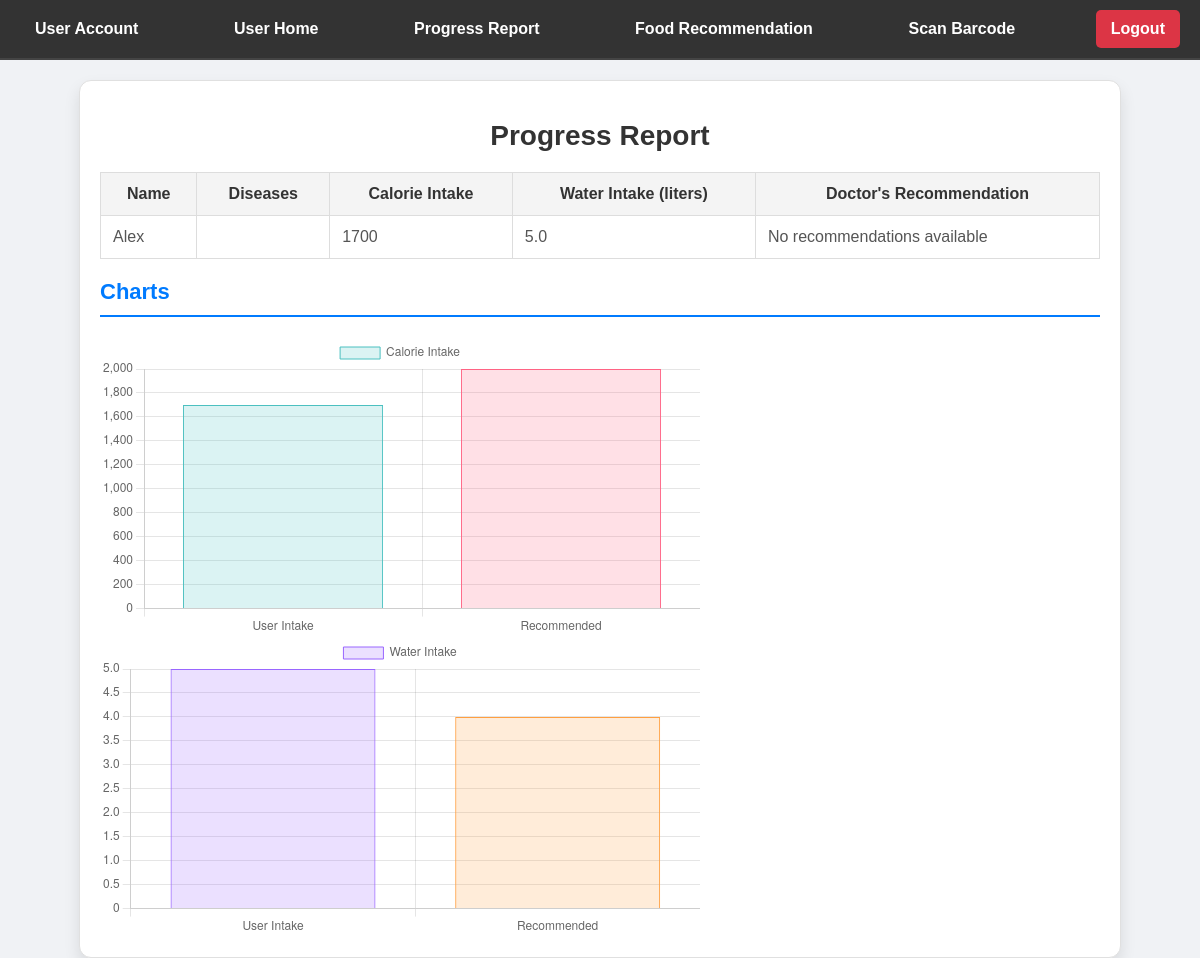
Before: /progress_report (signed in) with the older database file.
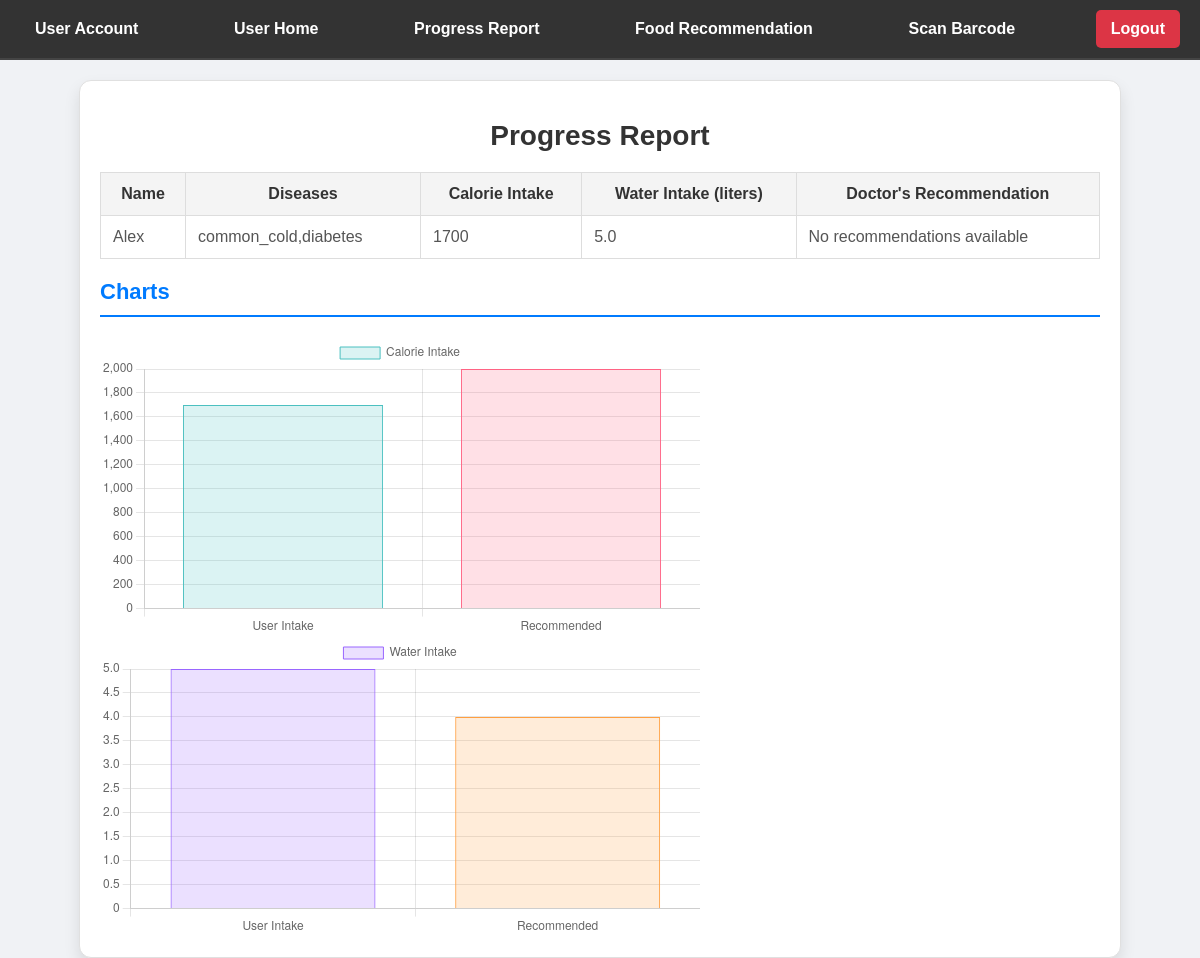
After: the same page with the newer database file.
### tables this page shows
CREATE TABLE users (
            id INTEGER PRIMARY KEY AUTOINCREMENT,
            name TEXT NOT NULL,
            password TEXT NOT NULL,
            diseases TEXT,  -- Comma-separated list of diseases
            professional_help TEXT NOT NULL,  -- 'yes' or 'no'
            calorie_intake INTEGER,
            water_intake REAL,
            user_type TEXT NOT NULL  -- 'normal' or 'healthcare_professional'
        );

### app.py (the view)
@app.route('/progress_report')
def progress_report():
    if 'username' in session:
        conn = connect_db()
        cursor = conn.cursor()
        username = session['username']
        cursor.execute("""
            SELECT id, name, diseases, calorie_intake, water_intake
            FROM users
            WHERE name = ?
        """, (username,))
        user_data = cursor.fetchone()
        if not user_data:
            return "User not found", 404
        user_id = user_data[0]
        cursor.execute("""
            SELECT DISTINCT recommendations
            FROM medical_recommendations
            WHERE user_id = ?
        """, (user_id,))
        recommendations = cursor.fetchall()
        return render_template('progress_report.html', user=user_data, recommendations=[r[0] for r in recommendations])
    return redirect(url_for('main'))

### db.py (called while the page is built)
def connect_db():
    conn = sqlite3.connect('dietary_management.db')
    return conn

### templates/progress_report.html (shortened to what the changed rows need)
<!DOCTYPE html>
<html lang="en">
<head>
    <link rel="stylesheet" href="{{ url_for('static', filename='css/styles.css') }}">
</head>
<body>
    <div class="report-container">
        <h1>Progress Report</h1>
        <table border="1">
            <thead>
                <tr>
                    <th>Name</th>
                    <th>Diseases</th>
                    <th>Calorie Intake</th>
                    <th>Water Intake (liters)</th>
                    <th>Doctor's Recommendation</th>
                </tr>
            </thead>
            <tbody>
                <tr>
                    <td>{{ user[1] }}</td>
                    <td>{{ user[2] }}</td>
                    <td>{{ user[3] }}</td>
                    <td>{{ user[4] }}</td>
                    <td>
                        {% if recommendations %}
                            {% set seen = [] %}
                            {% for rec in recommendations %}
                                {% if rec not in seen %}
                                    <p>{{ rec }}</p>
                                    {% set _ = seen.append(rec) %}
                                {% endif %}
                            {% endfor %}
                        {% else %}
                            No recommendations available
                        {% endif %}
                    </td>
                </tr>
            </tbody>
        </table>
        <h2>Charts</h2>
        <script>
            // Data for the charts
            const userCalories = {{ user[3] }}; // User's calorie intake
            const recommendedCalories = 2000;
            const userWater = {{ user[4] }}; // User's water intake
            const recommendedWater = 4;
            // Calorie Intake Chart
            const calorieData = {
                labels: ['User Intake', 'Recommended'],
                datasets: [{
                    label: 'Calorie Intake',
                    data: [userCalories, recommendedCalories],
                    backgroundColor: ['rgba(75, 192, 192, 0.2)', 'rgba(255, 99, 132, 0.2)'],
                    borderColor: ['rgba(75, 192, 192, 1)', 'rgba(255, 99, 132, 1)'],
                    borderWidth: 1
                }]
            };
            // Water Intake Chart
            const waterData = {
                labels: ['User Intake', 'Recommended'],
                datasets: [{
                    label: 'Water Intake',
                    data: [userWater, recommendedWater],
                    backgroundColor: ['rgba(153, 102, 255, 0.2)', 'rgba(255, 159, 64, 0.2)'],
                    borderColor: ['rgba(153, 102, 255, 1)', 'rgba(255, 159, 64, 1)'],
                    borderWidth: 1
                }]
            };
            // Create Calorie Chart
            new Chart(document.getElementById('calorieChart').getContext('2d'), {
                type: 'bar',
                data: calorieData,
                options: {
                    responsive: true,
                    scales: {
                        y: {
                            beginAtZero: true
                        }
                    }
                }
            });
            // Create Water Chart
            new Chart(document.getElementById('waterChart').getContext('2d'), {
                type: 'bar',
                data: waterData,
                options: {
                    responsive: true,
                    scales: {
                        y: {
                            beginAtZero: true
                        }
                    }
                }
            });
        </script>
    </div>
</body>
</html>

Changed rows visible on the page:
changed users "Alex": diseases (not shown) → "common_cold,diabetes"
